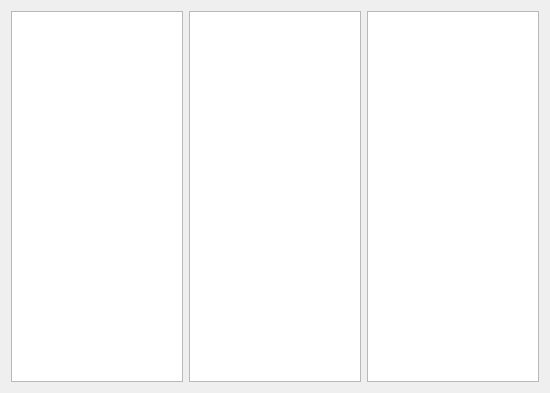
<?xml version="1.0" encoding="UTF-8"?>
<ui version="4.0">
 <class>ListView</class>
 <widget class="QWidget" name="ListView">
  <property name="geometry">
   <rect>
    <x>0</x>
    <y>0</y>
    <width>550</width>
    <height>393</height>
   </rect>
  </property>
  <property name="windowTitle">
   <string>Form</string>
  </property>
  <layout class="QGridLayout" name="gridLayout">
   <item row="0" column="0">
    <widget class="QListWidget" name="listWidget">
     <property name="dragEnabled">
      <bool>true</bool>
     </property>
     <property name="dragDropMode">
      <enum>QAbstractItemView::DragDrop</enum>
     </property>
    </widget>
   </item>
   <item row="0" column="1">
    <widget class="QListView" name="listView"/>
   </item>
   <item row="0" column="2">
    <widget class="QListView" name="listView_2"/>
   </item>
  </layout>
 </widget>
 <resources/>
 <connections/>
</ui>
